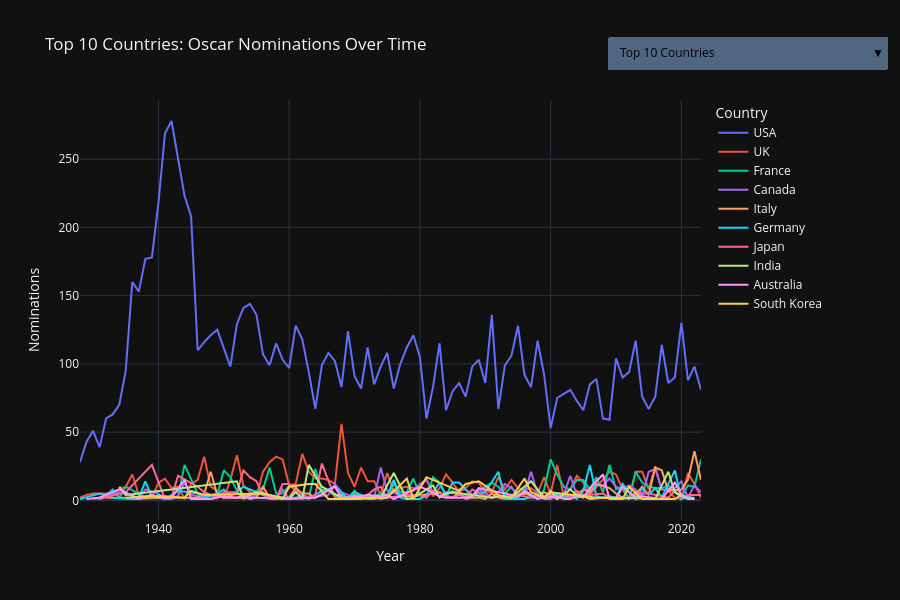

Notebook code cell kept with this figure:
### Markdown cell above
##  Temporal Line Plot: Top Countries

### Code cell
fig = go.Figure()

# Add tracks for the top ten countries
for i, country in enumerate(top_10_countries):
    data = annual_country_stats[annual_country_stats['country'] == country]
    fig.add_trace(go.Scatter(
        x=data['year_film'],
        y=data['nominations'],
        mode='lines',
        name=country,
        visible=True,
        line=dict(color=px.colors.qualitative.Plotly[i % 10], width=2),
        customdata=np.stack((
            data['wins'],
            data['films_produced'],
            data['nomination_density']
        ), axis=-1),
        hovertemplate=(
            "<b>%{fullData.name} %{x}</b> <br>"
            "<b>Nominations:</b> %{y}, <b>Wins:</b> %{customdata[0]}<br>"
            "<b>Films Produced:</b> %{customdata[1]}<br>"
            "<extra></extra>"
        )
    ))

# Add tracks for the selected countries
for country in selected_countries:
    data = annual_country_stats[annual_country_stats['country'] == country]
    fig.add_trace(go.Scatter(
        x=data['year_film'],
        y=data['nominations'],
        mode='lines+markers',
        name=country,
        visible=False,
        line=dict(color='#2ca02c', width=3),
        marker=dict(size=8),
        customdata=np.stack((
            data['wins'],
            data['films_produced'],
            data['nomination_density']
        ), axis=-1),
        hovertemplate=(
            "<b>%{fullData.name}</b> <br>"
            "<b>Year:</b> %{x}<br>"
            "<b>Nominations:</b> %{y}<br>"
            "<b>Wins:</b> %{customdata[0]}<br>"
            "<b>Films Produced:</b> %{customdata[1]}<br>"
            "<b>Nomination Density:</b> %{customdata[2]:.3f}<br>"
            "<extra></extra>"
        )
    ))

# Create a dropdown menu
dropdown_options = [
    {'label': 'Top 10 Countries',
     'method': 'update',
     'args': [{'visible': [True]*10 + [False]*len(selected_countries)},
              {'title': 'Top 10 Countries: Oscar Nominations Over Time',
               'yaxis': {'title': 'Nominations'}}]}
]

for i, country in enumerate(selected_countries):
    dropdown_options.append(
        {'label': f'{country} (Total: {annual_country_stats[annual_country_stats["country"]==country]["nominations"].sum()})',
         'method': 'update',
         'args': [{'visible': [False]*10 + [j == i for j in range(len(selected_countries))]},
                  {'title': f'Oscar Nominations for {country}',
                   'yaxis': {'type': 'linear', 'title': 'Number of Nominations'}}]}
    )


fig.update_layout(

    updatemenus=[{
        'buttons': dropdown_options,
        'direction': 'down',
        'showactive': True,
        'x': 0.85,
        'xanchor': 'left',
        'y': 1.15,
        'yanchor': 'top',
        'font': {'color': '#000'},
    }],
    title="Top 10 Countries: Oscar Nominations Over Time",
    xaxis_title="Year",
    yaxis_title="Nominations",
    height=600,
    hovermode='x unified',
    legend_title="Country"
)
fig.show()
